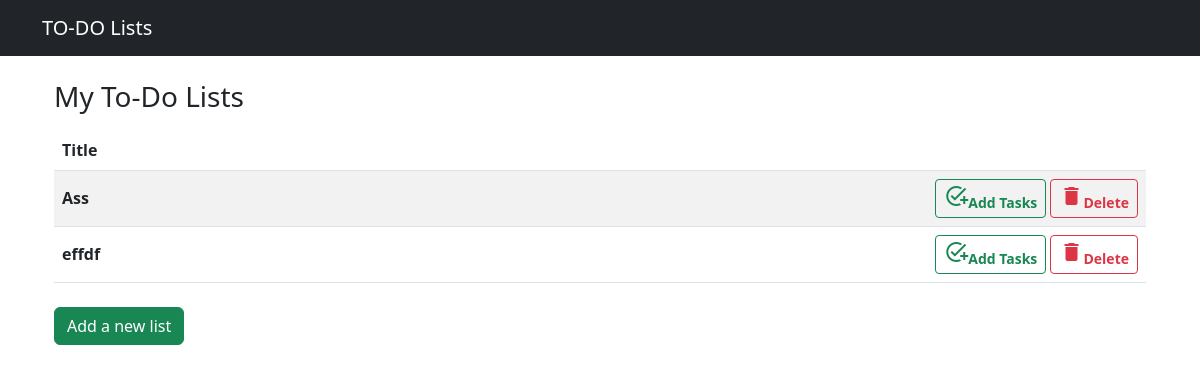
The app's page /home, older data.
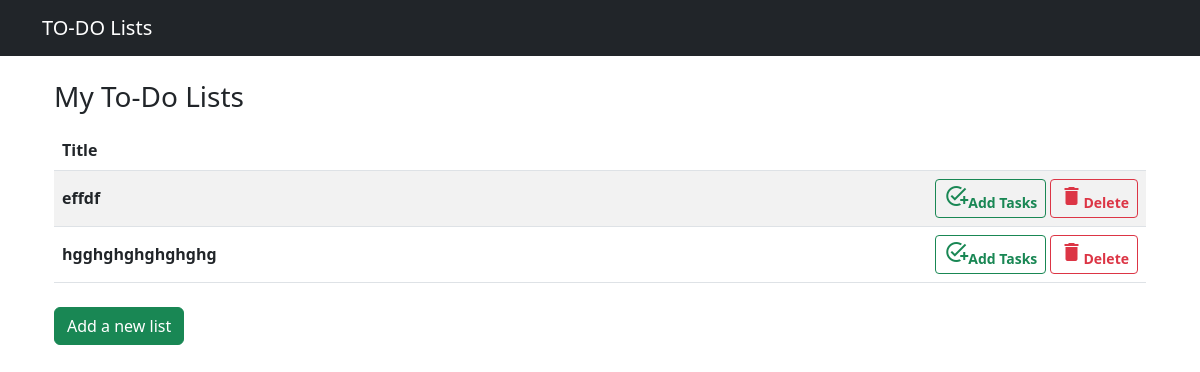
The same page, newer data.
### todo_app/models.py (models this page shows, shortened)
class ToDoList(models.Model):
    title = models.CharField(max_length=100, unique=True)

### todo_app/views.py (the view)
# urls.py: path("home", views.ListListView.as_view(), name="home"),
class ListListView(ListView):
    model = ToDoList
    template_name = "todo_app/index.html"

### todo_app/templates/todo_app/index.html (shortened to what this page needs)
{% extends "base.html" %}
{% block content %}
<div class="container">
  {% if object_list %}
  <h3 class="mt-4">My To-Do Lists</h3>
  <table class="table table-striped mt-3">
    <thead>
      <tr>
        <th scope="col">Title</th>
      </tr>
    </thead>
    <tbody>
      {% for todolist in object_list %}
      <tr>
        <td class="d-flex justify-content-between align-items-center">
            <div class="mr-auto">
              <b>{{ todolist.title }}</b>
            </div>
            <div>
              <button class="btn btn-outline-success btn-sm" onclick="location.href='{% url 'list' todolist.id %}'">
                <i class="material-icons">add_task</i><b>Add Tasks</b>
              </button>
              <button class="btn btn-outline-danger btn-sm" onclick="location.href='{% url 'list-delete' todolist.id %}'">
                <i class="material-icons">delete</i><b>Delete</b>
              </button>
            </div>
          </td>
      </tr>
      {% empty %}
      <tr>
        <td>
          <h4 class="mt-4">You have no lists!</h4>
        </td>
      </tr>
      {% endfor %}
    </tbody>
  </table>
  {% endif %}
  <div class="mt-4">
    <button class="btn btn-success" onclick="location.href='{% url 'list-add' %}'">Add a new list</button>
  </div>
</div>
{% endblock %}

### todo_app/templates/base.html (shortened to what this page needs)
{% load static %}
<!DOCTYPE html>
<html lang="en">
<head>
    <link rel="stylesheet" href="https://cdn.jsdelivr.net/npm/bootstrap@5.2.0-beta1/dist/css/bootstrap.min.css">
</head>
<body>
    <div>
        <nav class="navbar navbar-expand-lg navbar-dark bg-dark">
            <div class="container">
                <a class="navbar-brand" href="{% url 'home' %}">TO-DO Lists</a>
            </div>
        </nav>
    </div>
    <div class="container">
        {% block content %}{% endblock %}
    </div>
</body>
</html>

Row changes from the older to the newer data that the page shows:
removed ToDoList: title "Ass"
added ToDoList: title "hgghghghghghghg"
